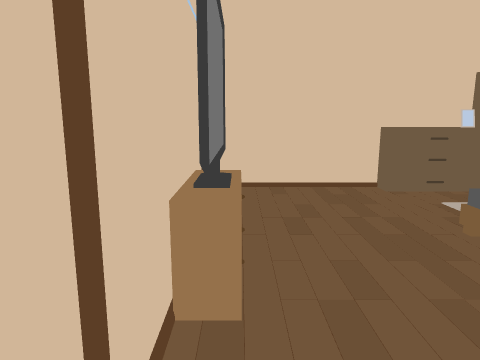
View 1 (above)

12 first-person views from a walk through a 3-D level made in the Unity game engine. The camera is 1.5 m above the floor, tilts 10° down and sees 70° across. The floor is counted in squares, 0.5 m on a side. Each view is taken from the middle of a square. On the plan, view 1 faces up. The plan holds only what a view shows up to about 20 squares ahead; the rest is blank.

View 2
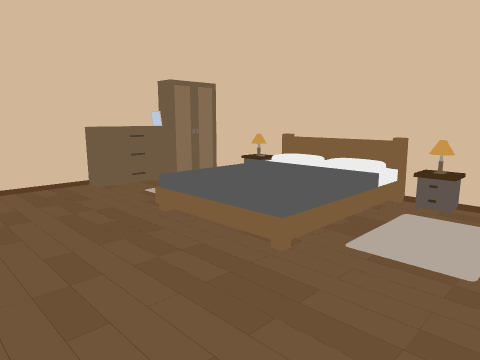

View 3
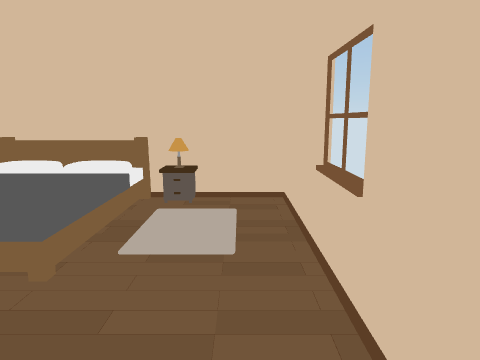

View 4
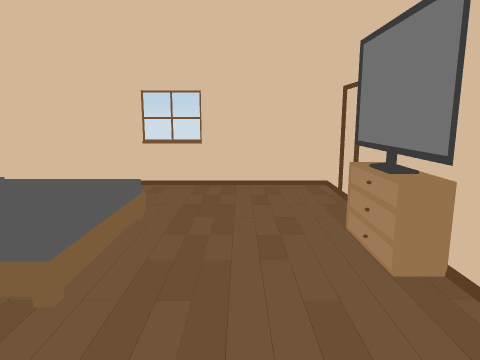

View 5
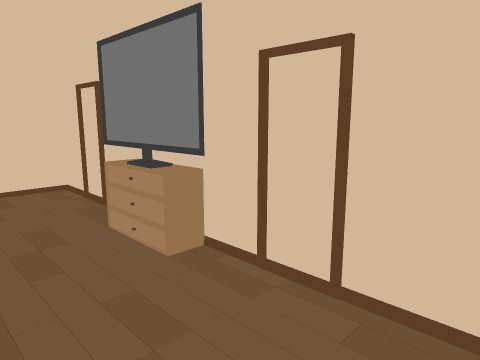

View 6
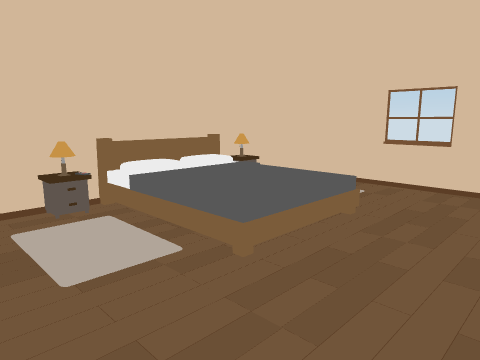

View 7
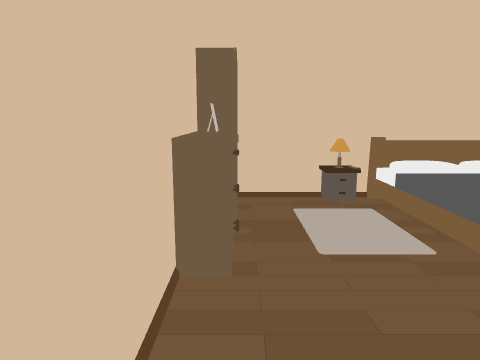

View 8
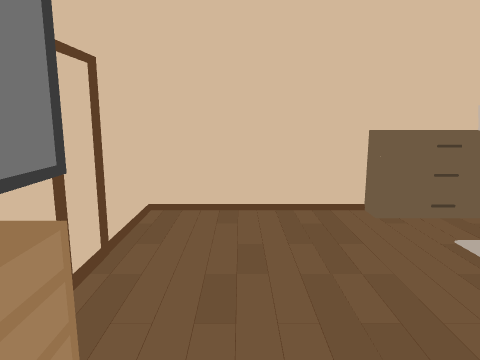

View 9
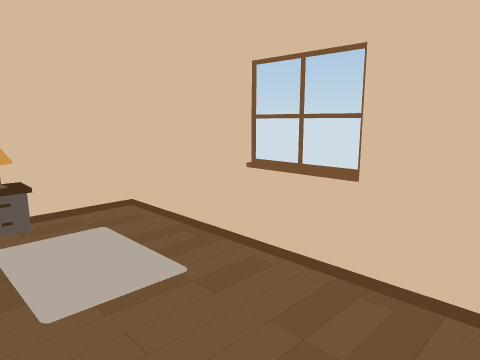

View 10
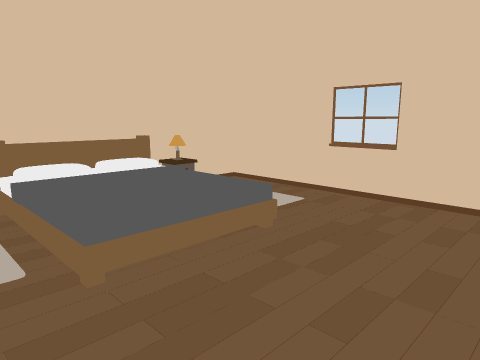

View 11
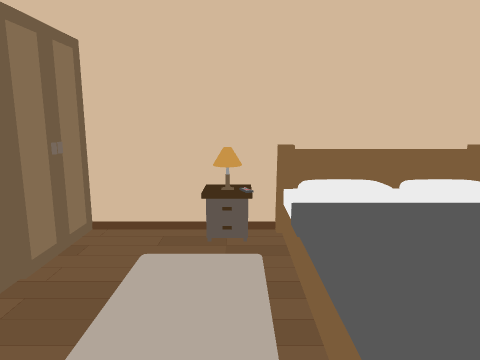

View 12
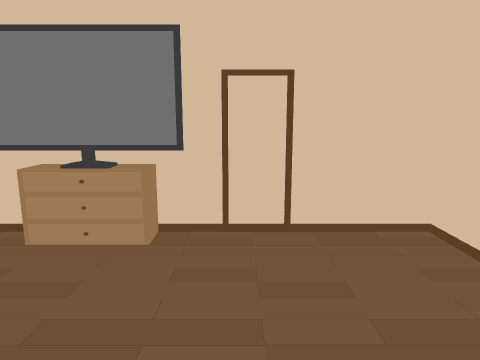

### Floor plan
Key: @ floor where view 1 was taken; # wall or solid block; . main floor; : floor 0.5 m higher than the main floor; / step, stairs or slope; = window, fence, low wall or low ledge; ^ raised ledge; v drop or lower ground; B bed; T TV; N nightstand; L lamp.
Columns run from 1 left of view 1 to 13 right of it. Each row starts with its distance up from view 1.
 15 ########^^^#
 14 #.......^^^####
 13 #.............#
 12 #.............#
 11 #........   .N#
 10 #.........  .LL
  9 #....../...vBB#
  8 ##...../     ##
  7 ##...../
  6 #T...../
  5 ##...../
  4 #T.....//::: ##
  3 #........... N#
  2 #........   .LL
  1 #........   ..#
  0 #@............#
 -1 #.............#
 -2 #######==######

Where each view was taken, in squares from view 1:
view 1: 0 up, 0 right, facing up
view 2: 1 down, 0 right, facing up-right
view 3: 0 up, 0 right, facing right
view 4: 14 up, 3 right, facing down
view 5: 14 up, 4 right, facing down-left
view 6: 14 up, 1 right, facing down-right
view 7: 14 up, 0 right, facing right
view 8: 4 up, 2 right, facing up
view 9: 4 up, 2 right, facing down-right
view 10: 11 up, 0 right, facing down-right
view 11: 10 up, 4 right, facing right
view 12: 10 up, 8 right, facing left
